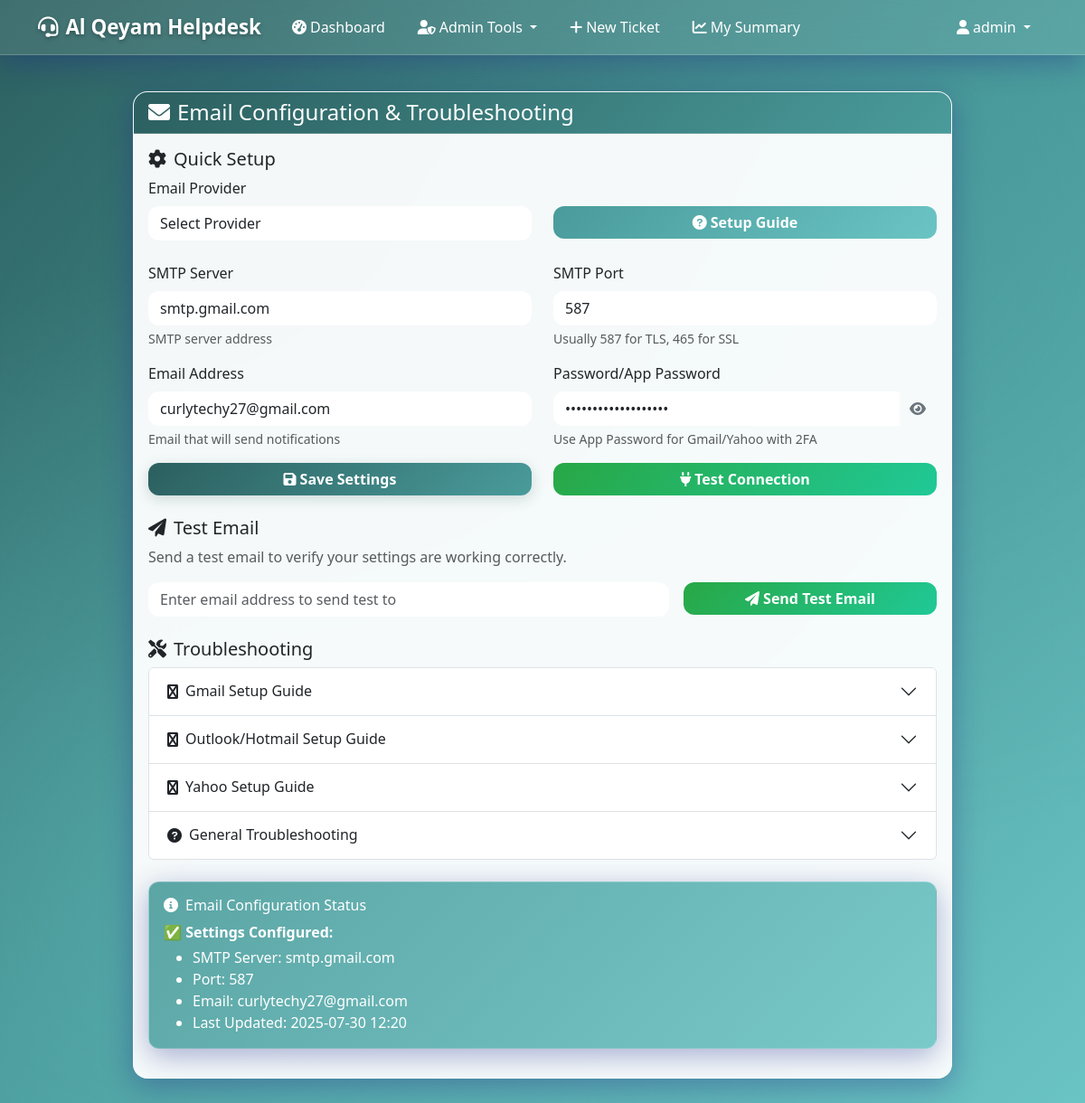
The page /admin/email_settings (signed in) on the database its author committed.
### app.py (models this page shows, shortened)
class User(UserMixin, db.Model):
    __tablename__ = 'users'
    id = db.Column(db.Integer, primary_key=True)
    username = db.Column(db.String(80), unique=True, nullable=False)
    email = db.Column(db.String(120), unique=True, nullable=False)
    password_hash = db.Column(db.String(120), nullable=False)
    role = db.Column(db.String(20), default='user')  # 'super_admin', 'admin', 'user', 'it_agent', 'fm_agent'
    department = db.Column(db.Text, nullable=True)  # Store module permissions as JSON string - changed to TEXT for larger storage
    is_active = db.Column(db.Boolean, default=True)
    created_at = db.Column(db.DateTime, default=utc_now)

class EmailSettings(db.Model):
    __tablename__ = 'email_settings'
    id = db.Column(db.Integer, primary_key=True)
    smtp_server = db.Column(db.String(100), nullable=False)
    smtp_port = db.Column(db.Integer, nullable=False)
    email_address = db.Column(db.String(120), nullable=False)
    email_password = db.Column(db.String(120), nullable=False)
    is_active = db.Column(db.Boolean, default=True)
    created_at = db.Column(db.DateTime, default=utc_now)
    updated_at = db.Column(db.DateTime, default=utc_now, onupdate=utc_now)

### app.py (the view)
@app.route('/admin/email_settings')
@require_module_access('email_settings')
def admin_email_settings():
    email_settings = EmailSettings.query.first()
    return render_template('admin_email_settings.html', email_settings=email_settings)

### templates/admin_email_settings.html (shortened to what this page needs)
{% extends "base.html" %}
{% block content %}
<div class="container">
    <div class="row">
        <div class="col-md-10 mx-auto">
            <div class="card">
                <div class="card-header">
                    <h4 class="mb-0">
                        <i class="fas fa-envelope me-2"></i>Email Configuration & Troubleshooting
                    </h4>
                </div>
                <div class="card-body">
                    <div class="mb-4">
                        <h5><i class="fas fa-cog me-2"></i>Quick Setup</h5>
                        <div class="row">
                            <div class="col-md-6">
                                <label for="email_provider" class="form-label">Email Provider</label>
                                <select class="form-select" id="email_provider" onchange="loadProviderConfig()">
                                    <option value="">Select Provider</option>
                                </select>
                            </div>
                            <div class="col-md-6">
                                <label class="form-label">&nbsp;</label>
                                <button type="button" class="btn btn-info w-100" onclick="showProviderGuide()">
                                    <i class="fas fa-question-circle me-1"></i>Setup Guide
                                </button>
                            </div>
                        </div>
                    </div>
                    <form method="POST" action="{{ url_for('admin_settings') }}" id="emailForm">
                        <div class="row">
                            <div class="col-md-6">
                                <div class="mb-3">
                                    <label for="smtp_server" class="form-label">SMTP Server</label>
                                    <input type="text" class="form-control" id="smtp_server" name="smtp_server"
                                           value="{{ email_settings.smtp_server if email_settings else '' }}"
                                           placeholder="e.g., smtp.gmail.com" required>
                                    <div class="form-text">SMTP server address</div>
                                </div>
                            </div>
                            <div class="col-md-6">
                                <div class="mb-3">
                                    <label for="smtp_port" class="form-label">SMTP Port</label>
                                    <input type="number" class="form-control" id="smtp_port" name="smtp_port"
                                           value="{{ email_settings.smtp_port if email_settings else '587' }}"
                                           placeholder="587" required>
                                    <div class="form-text">Usually 587 for TLS, 465 for SSL</div>
                                </div>
                            </div>
                        </div>
                        <div class="row">
                            <div class="col-md-6">
                                <div class="mb-3">
                                    <label for="email_address" class="form-label">Email Address</label>
                                    <input type="email" class="form-control" id="email_address" name="email_address"
                                           value="{{ email_settings.email_address if email_settings else '' }}"
                                           placeholder="helpdesk@school.com" required>
                                    <div class="form-text">Email that will send notifications</div>
                                </div>
                            </div>
                            <div class="col-md-6">
                                <div class="mb-3">
                                    <label for="email_password" class="form-label">Password/App Password</label>
                                    <div class="input-group">
                                        <input type="password" class="form-control" id="email_password" name="email_password"
                                               value="{{ email_settings.email_password if email_settings else '' }}"
                                               placeholder="Password or App Password" required>
                                        <button class="btn btn-outline-secondary" type="button" onclick="togglePassword()">
                                            <i class="fas fa-eye" id="passwordIcon"></i>
                                        </button>
                                    </div>
                                    <div class="form-text">Use App Password for Gmail/Yahoo with 2FA</div>
                                </div>
                            </div>
                        </div>
                        <div class="row">
                            <div class="col-md-6">
                                <button type="submit" class="btn btn-primary w-100">
                                    <i class="fas fa-save me-1"></i>Save Settings
                                </button>
                            </div>
                            <div class="col-md-6">
                                <button type="button" class="btn btn-success w-100" onclick="testConnection()">
                                    <i class="fas fa-plug me-1"></i>Test Connection
                                </button>
                            </div>
                        </div>
                    </form>
                    <div class="mt-4">
                        <h5><i class="fas fa-paper-plane me-2"></i>Test Email</h5>
                        <p class="text-muted">Send a test email to verify your settings are working correctly.</p>
                        <form method="POST" action="{{ url_for('test_email') }}" class="row g-3">
                            <div class="col-md-8">
                                <input type="email" class="form-control" name="test_email"
                                       placeholder="Enter email address to send test to" required>
                            </div>
                            <div class="col-md-4">
                                <button type="submit" class="btn btn-success w-100">
                                    <i class="fas fa-paper-plane me-1"></i>Send Test Email
                                </button>
                            </div>
                        </form>
                    </div>
                    <div class="mt-4">
                        <h5><i class="fas fa-tools me-2"></i>Troubleshooting</h5>
                        <div class="accordion" id="troubleshootingAccordion">
                            <div class="accordion-item">
                                <h2 class="accordion-header">
                                    <button class="accordion-button collapsed" type="button" data-bs-toggle="collapse" data-bs-target="#gmailGuide">
                                        <i class="fas fa-google me-2"></i>Gmail Setup Guide
                                    </button>
                                </h2>
                            </div>
                            <div class="accordion-item">
                                <h2 class="accordion-header">
                                    <button class="accordion-button collapsed" type="button" data-bs-toggle="collapse" data-bs-target="#outlookGuide">
                                        <i class="fas fa-microsoft me-2"></i>Outlook/Hotmail Setup Guide
                                    </button>
                                </h2>
                            </div>
                            <div class="accordion-item">
                                <h2 class="accordion-header">
                                    <button class="accordion-button collapsed" type="button" data-bs-toggle="collapse" data-bs-target="#yahooGuide">
                                        <i class="fas fa-yahoo me-2"></i>Yahoo Setup Guide
                                    </button>
                                </h2>
                            </div>
                            <div class="accordion-item">
                                <h2 class="accordion-header">
                                    <button class="accordion-button collapsed" type="button" data-bs-toggle="collapse" data-bs-target="#generalGuide">
                                        <i class="fas fa-question-circle me-2"></i>General Troubleshooting
                                    </button>
                                </h2>
                            </div>
                        </div>
                    </div>
                    <div class="mt-4">
                        <div class="alert alert-info">
                            <h6><i class="fas fa-info-circle me-2"></i>Email Configuration Status</h6>
                            {% if email_settings %}
                                <p class="mb-1"><strong>✅ Settings Configured:</strong></p>
                                <ul class="mb-0">
                                    <li>SMTP Server: {{ email_settings.smtp_server }}</li>
                                    <li>Port: {{ email_settings.smtp_port }}</li>
                                    <li>Email: {{ email_settings.email_address }}</li>
                                    <li>Last Updated: {{ email_settings.updated_at.strftime('%Y-%m-%d %H:%M') }}</li>
                                </ul>
                            {% else %}
                                <p class="mb-0"><strong>❌ No email settings configured.</strong> Please configure email settings to enable notifications.</p>
                            {% endif %}
                        </div>
                    </div>
                </div>
            </div>
        </div>
    </div>
</div>
{% endblock %}

### templates/base.html (shortened to what this page needs)
<!DOCTYPE html>
<html lang="en">
<head>
    <link href="https://cdn.jsdelivr.net/npm/bootstrap@5.3.0/dist/css/bootstrap.min.css" rel="stylesheet">
    <link href="https://cdnjs.cloudflare.com/ajax/libs/font-awesome/6.0.0/css/all.min.css" rel="stylesheet">
</head>
<body>
    <nav class="navbar navbar-expand-lg navbar-dark">
        <div class="container">
            <a class="navbar-brand" href="{{ url_for('index') }}">
                                        <i class="fas fa-headset me-2"></i>Al Qeyam Helpdesk
            </a>
            <div class="collapse navbar-collapse" id="navbarNav">
                <ul class="navbar-nav me-auto">
                    {% if current_user.is_authenticated %}
                        <li class="nav-item">
                            <a class="nav-link" href="{{ url_for('dashboard') }}">
                                <i class="fas fa-tachometer-alt me-1"></i>Dashboard
                            </a>
                        </li>
                        {% if current_user.role in ['admin', 'super_admin'] %}
                            <li class="nav-item dropdown">
                                <a class="nav-link dropdown-toggle" href="#" id="adminDropdown" role="button" data-bs-toggle="dropdown">
                                    <i class="fas fa-user-shield me-1"></i>Admin Tools
                                </a>
                            </li>
                        {% endif %}
                        {% if current_user.role in ['it_agent', 'fm_agent'] %}
                            <li class="nav-item dropdown">
                                <a class="nav-link dropdown-toggle" href="#" id="agentDropdown" role="button" data-bs-toggle="dropdown">
                                    <i class="fas fa-tools me-1"></i>Agent Tools
                                </a>
                                <ul class="dropdown-menu">
                                    <li><a class="dropdown-item" href="{{ url_for('admin_tickets') }}">
                                        <i class="fas fa-list me-1"></i>All Tickets
                                    </a></li>
                                    <li><a class="dropdown-item" href="{{ url_for('admin_search_tickets') }}">
                                        <i class="fas fa-search me-1"></i>Search Tickets
                                    </a></li>
                                    <li><a class="dropdown-item" href="{{ url_for('admin_summary_reports') }}">
                                        <i class="fas fa-chart-bar me-1"></i>Summary Reports
                                    </a></li>
                                    <li><hr class="dropdown-divider"></li>
                                    <li><a class="dropdown-item" href="{{ url_for('create_ticket') }}">
                                        <i class="fas fa-plus me-1"></i>Create Ticket
                                    </a></li>
                                </ul>
                            </li>
                        {% else %}
                            <li class="nav-item">
                                <a class="nav-link" href="{{ url_for('create_ticket') }}">
                                    <i class="fas fa-plus me-1"></i>New Ticket
                                </a>
                            </li>
                            <li class="nav-item">
                                <a class="nav-link" href="{{ url_for('my_ticket_summary') }}">
                                    <i class="fas fa-chart-line me-1"></i>My Summary
                                </a>
                            </li>
                        {% endif %}
                    {% endif %}
                </ul>
                <ul class="navbar-nav">
                    {% if current_user.is_authenticated %}
                        <li class="nav-item dropdown">
                            <a class="nav-link dropdown-toggle" href="#" id="navbarDropdown" role="button" data-bs-toggle="dropdown">
                                <i class="fas fa-user me-1"></i>{{ current_user.username }}
                            </a>
                        </li>
                    {% else %}
                        <li class="nav-item">
                            <a class="nav-link" href="{{ url_for('login') }}">
                                <i class="fas fa-sign-in-alt me-1"></i>Login
                            </a>
                        </li>
                    {% endif %}
                </ul>
            </div>
        </div>
    </nav>
    <main class="container main-content" style="padding-top: 0.5rem;">
        {% block content %}{% endblock %}
    </main>
</body>
</html>

### rows shown on the page
User: username "admin"
EmailSettings: smtp_server "smtp.gmail.com", smtp_port "587", email_address "curlytechy27@gmail.com", updated_at "2025-07-30 12:20"
